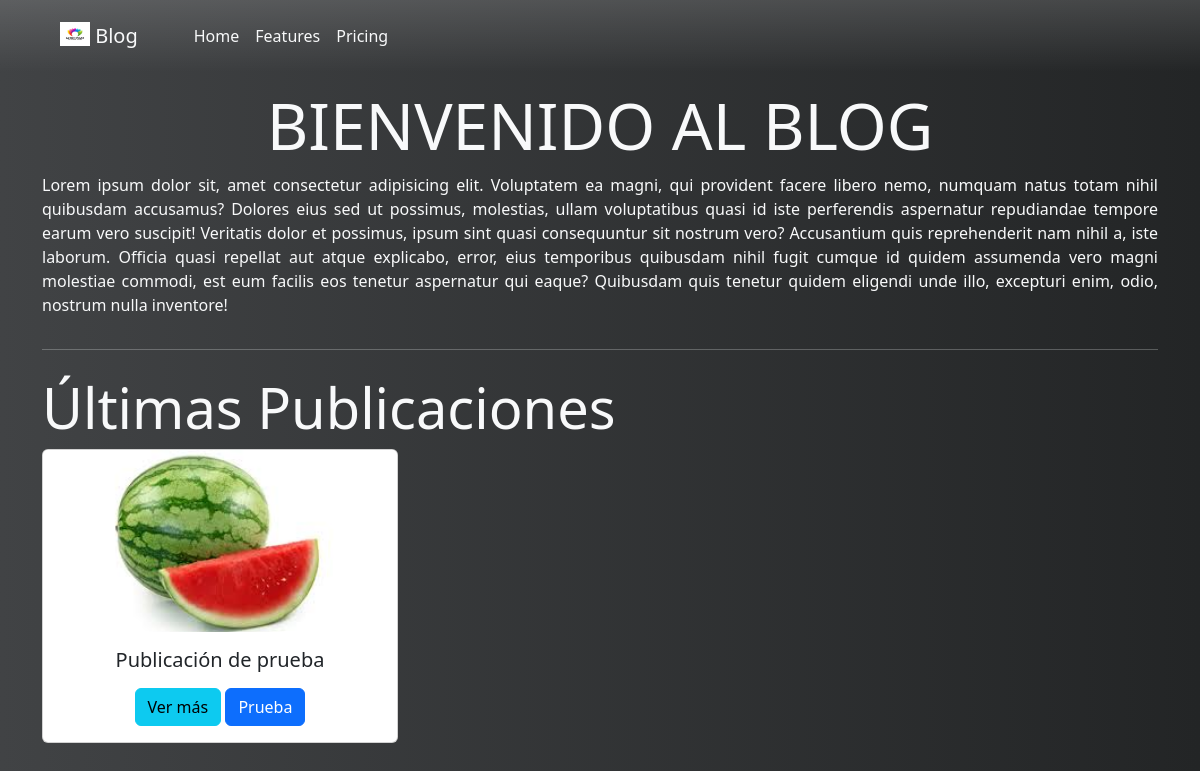
The app's page /, older data.
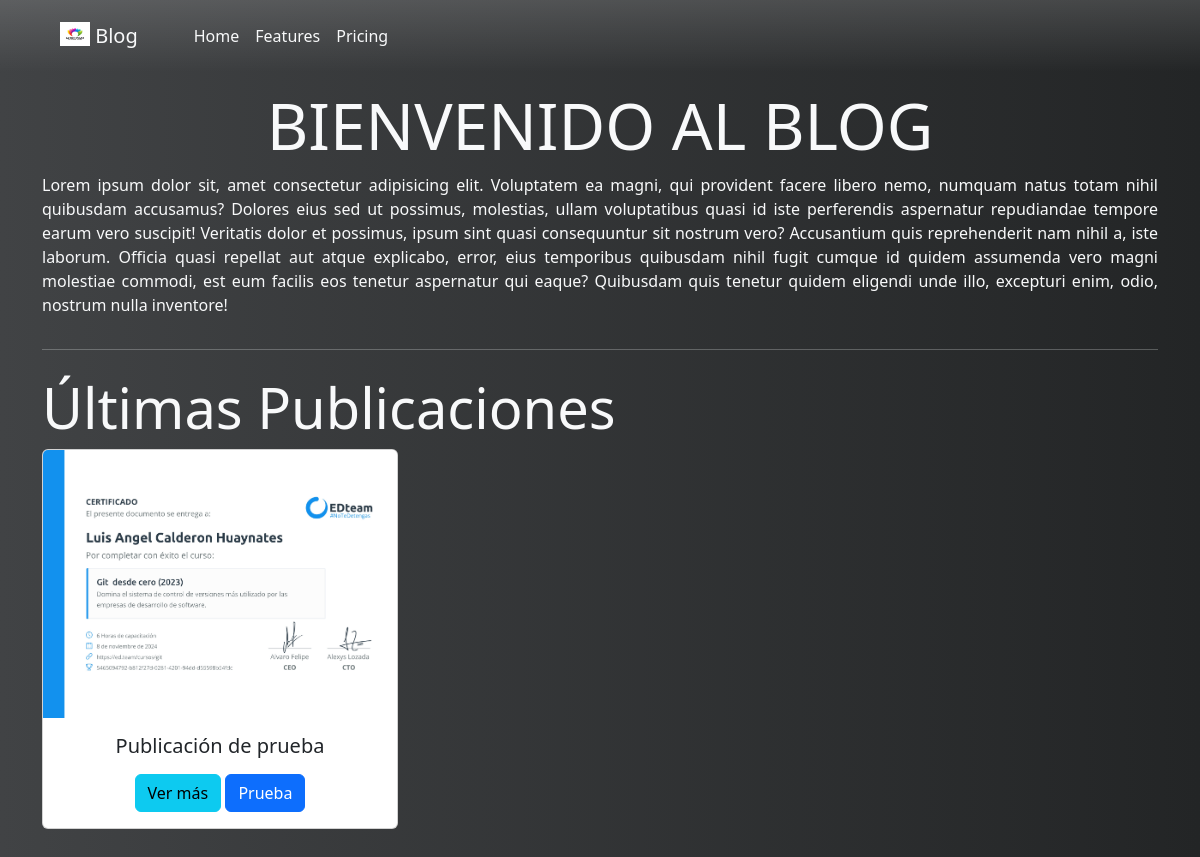
The same page, newer data.
### main_blog/models.py (models this page shows, shortened)
class Publicacion(models.Model):
    id = models.AutoField('Id', primary_key=True)
    titulo = models.CharField('Título', blank=False, null=False, max_length=200)
    contenido = QuillField()
    descripcion = models.CharField('Descripción', max_length=75,
                                   default='Descripción de la publicación',
                                   null=False, blank=True)
    fecha_publicacion = models.DateField('Fecha Publicación', auto_now_add=True, auto_now=False)
    imagen = models.ImageField('Imagen', blank=True, upload_to='publicaciones')
    estado = models.BooleanField('Publicación Activa/No Activa', default=True)
    autor = models.ForeignKey(User, on_delete=models.SET_NULL, null=True)
    categoria = models.ForeignKey(Categoria, on_delete=models.SET_NULL, null=True)
    class Meta:
        verbose_name = 'Publicación'
        verbose_name_plural = 'Publicaciones'

class Categoria(models.Model):
    id = models.AutoField('Id', primary_key=True)
    nombre = models.CharField('Nombre', max_length=75)
    fecha_registro = models.DateField('Fecha Registro', auto_now=False, auto_now_add=True)
    fecha_modificacion = models.DateField('Fecha Modificación', auto_now=True)
    estado = models.BooleanField('Categoria Activa/No Activa', default=True)
    def __str__(self) -> str:
        return self.nombre

### main_blog/views.py (the view)
# urls.py: path('', index, name='index')
def index(request):
    publicaciones = Publicacion.objects.all()
    return render(request, 'base.html', {'publicaciones':publicaciones})

### main_blog/templates/base.html (shortened to what this page needs)
{% load static %}
<!DOCTYPE html>
<html lang="es">
<head>
    <link href="https://cdn.jsdelivr.net/npm/bootstrap@5.3.3/dist/css/bootstrap.min.css" rel="stylesheet"
>
    <link rel="stylesheet" href="{% static 'css/style.css' %}">
</head>
<body>
    <nav class="navbar navbar-expand-lg py-3 mb-3 bg-transparent bg-gradient">
        <div class="container-fluid">
            <a class="navbar-brand text-light mx-5" href="#">
                <img src="{% static 'img/logo3.avif' %}" alt="Logo" width="30" height="24"
                    class="d-inline-block align-text-top">
                Blog
            </a>
            <div class="collapse navbar-collapse" id="navbarNavAltMarkup">
                <div class="navbar-nav">
                    <a class="nav-link active text-light" aria-current="page" href="#">Home</a>
                    <a class="nav-link text-light" href="#">Features</a>
                    <a class="nav-link text-light" href="#">Pricing</a>
                </div>
            </div>
        </div>
    </nav>
    <div class="container">
        <div class="row text-light">
            <h1 class="display-3 text-center">BIENVENIDO AL BLOG</h1>
            <p style="text-align: justify;">Lorem ipsum dolor sit, amet consectetur adipisicing elit. Voluptatem ea magni, qui provident facere
                libero nemo, numquam natus totam nihil quibusdam accusamus? Dolores eius sed ut possimus, molestias,
                ullam voluptatibus quasi id iste perferendis aspernatur repudiandae tempore earum vero suscipit!
                Veritatis dolor et possimus, ipsum sint quasi consequuntur sit nostrum vero? Accusantium quis
                reprehenderit nam nihil a, iste laborum. Officia quasi repellat aut atque explicabo, error, eius
                temporibus quibusdam nihil fugit cumque id quidem assumenda vero magni molestiae commodi, est eum
                facilis eos tenetur aspernatur qui eaque? Quibusdam quis tenetur quidem eligendi unde illo, excepturi
                enim, odio, nostrum nulla inventore!</p>
        </div>
    </div>
    <div class="container">
        <hr class="text-light">
    </div>
    <div class="container my-4">
        <div class="row text-light">
            <h1 class="display-4">Últimas Publicaciones</h1>
        </div>
        <div class="row text-center">
            {% for publicacion in publicaciones %}
                <div class="col-sm-12 col-md-6 col-lg-4 col-xl-4 mb-3">
                    <div class="card">
                        <img src="../media/{{ publicacion.imagen }}" class="card-img-top" alt="imagen publicación">
                        <div class="card-body">
                        <h5 class="card-title">{{ publicacion.titulo }}</h5>
                        <a href="#" class="btn btn-info">Ver más</a>
                        <a href="#" class="btn btn-primary">{{ publicacion.categoria }}</a>
                        </div>
                    </div>
                </div>
            {% endfor %}
        </div>
    </div>
</body>
</html>

### main_blog/static/css/style.css (style rules this page uses)
body { background: #232526; background: -webkit-linear-gradient(to right, #414345, #232526); background: linear-gradient(to right, #414345, #232526); }

Row changes from the older to the newer data that the page shows:
changed Publicacion "Publicación de prueba": imagen: a different picture
